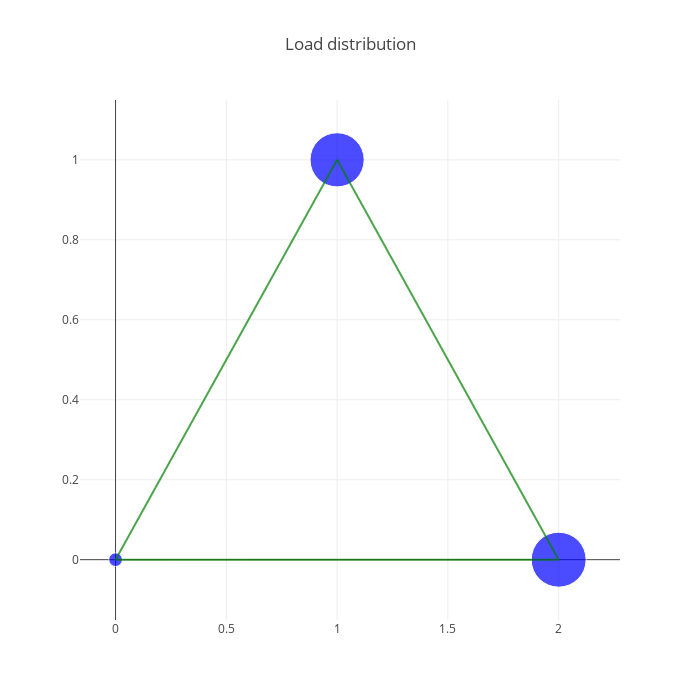

This figure's notebook cell:
### Code cell
load_distribution = network.loads_t.p_set.loc[network.snapshots[0]].groupby(network.loads.bus).sum().reindex(network.buses.index,fill_value=0.)



fig = dict(data=[],layout=dict(width=700,height=700))

fig = network.iplot(bus_sizes=0.005*load_distribution, fig=fig,
                     bus_text='Load at bus ' + network.buses.index + ': ' + round(load_distribution).values.astype(str) + ' MW',
                     title="Load distribution",
                     line_text='Line ' + network.lines.index)

### Figure 1 — Plotly figure (JSON) as saved in the notebook; plotly's stock layout.template omitted (floating-point values rounded to 4 significant figures)
{"data": [{"hoverinfo": "text", "marker": {"color": "blue", "size": [13.67, 54.13, 54.91]}, "mode": "markers", "text": ["Load at bus My bus 0: 2733.0 MW", "Load at bus My bus 1: 10827.0 MW", "Load at bus My bus 2: 10983.0 MW"], "type": "scatter", "uid": "14a2f7c1-a1f3-4693-925b-33cb1bc7bdb5", "x": [0, 1, 2], "y": [0, 1, 0]}, {"hoverinfo": "text", "marker": {"opacity": 0}, "mode": "markers", "text": ["Line My line 0", "Line My line 1", "Line My line 2"], "type": "scatter", "uid": "4cea3be6-7003-4a6d-a37f-e296bf13d9c9", "x": [0.5, 1.5, 1], "y": [0.5, 0.5, 0]}], "layout": {"height": 700, "hovermode": "closest", "shapes": [{"line": {"color": "green", "width": 2}, "opacity": 0.7, "type": "line", "x0": 0, "x1": 1, "y0": 0, "y1": 1}, {"line": {"color": "green", "width": 2}, "opacity": 0.7, "type": "line", "x0": 1, "x1": 2, "y0": 1, "y1": 0}, {"line": {"color": "green", "width": 2}, "opacity": 0.7, "type": "line", "x0": 2, "x1": 0, "y0": 0, "y1": 0}], "showlegend": false, "title": {"text": "Load distribution"}, "width": 700}}
